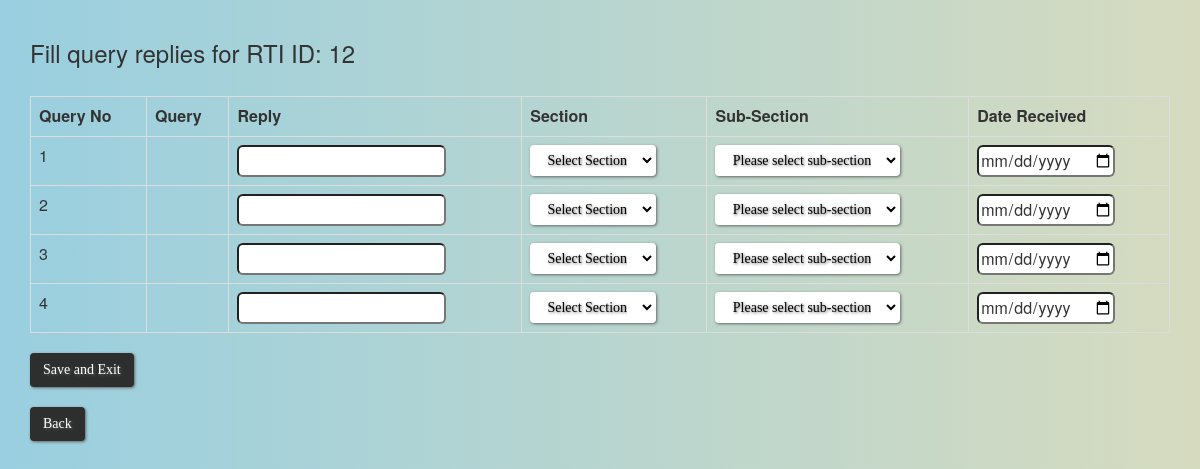
The page /reply_queries.php?id=12 on the database its author committed.
### tables this page shows
CREATE TABLE `t2` (
  `id` int(11) NOT NULL,
  `q_no` int(11) NOT NULL,
  `ques` varchar(200) NOT NULL,
  `map` varchar(50) NOT NULL,
  `date_sent` date NOT NULL
);

### reply_queries.php (the view, shortened to what this page needs)
<html>
	<head>
		<link rel="stylesheet" href="css/background.css">
		<link rel="stylesheet" href="bootstrap/css/bootstrap.min.css">
	</head>
	<body>
	<div class="container">
	<?php
		include 'config_database.php';
		$id=$_GET['id'];
		$k = "SELECT * FROM t2 WHERE id=".$id.";";
		$query=mysqli_query($con,$k);
		$data2=mysqli_num_rows($query);
		$a=$data2;
		echo "<br><h3>Fill query replies for RTI ID: ".$id."</h3><br>";
		echo "<table class='table table-bordered'>
				<tbody>
					<tr>
						<th>Query No</th>
						<th>Query</th>
						<th>Reply</th>
						<th>Section</th>
						<th>Sub-Section</th>
						<th>Date Received</th>
					</tr>";
		echo "<form action=save_replies.php method=post>";
		while( $a!=0)
		{
			$data3=mysqli_fetch_array($query);
			$ans="ans".$a;
			$sec="sec".$a;
			$date_rec="date_rec".$a;
	?>
		<tr>
			<td> <?php echo $data3['q_no']?> </td>
			<td> <?php echo $data3['ques']?></td>
			<td><input  style="height:32px" type=text name=<?php echo $ans; ?>></td>
			<td>
				<select class="btn" style="background:white; color:black" onchange="javascript: dynamicdropdown(this.options[this.selectedIndex].value, this.name);" name=<?php echo $sec; ?>>
					<option value="">Select Section</option>
				</select>
			</td>
			<td>
			<div>
				<script type="text/javascript" language="JavaScript">
					document.write('<select class="btn" style="background:white; color:black" name="subsec" id="subsec" ><option value="">Please select sub-section</option></select>')
					document.getElementById("subsec").name=blah;
					document.getElementById("subsec").id=blah;
				</script>
			</div>
			</td>
			<td><input  style="height:32px" type=date name=<?php echo $date_rec;?> placeholder=YYYY-MM-DD></td>
		</tr>
	<?php
			$a--;
		}
		echo "</table>" ;
		echo "<input type=submit name=save class=btn value='Save and Exit' >";
		echo "<br><br><a href='ongoing_rti_option.php?id=".$id."' class=btn>Back</a>";
	?>
	</div>
	</body>
</html>

### css/background.css (style rules this page uses)
body { background: #99cfe0; background: -moz-linear-gradient(left, #f9cfe0 0%, #d6dbbf 100%); background: -webkit-linear-gradient(left, #99cfe0 0%,#d6dbbf 100%); background: linear-gradient(to right, #99cfe0 0%,#d6dbbf 100%); }
.btn { background: #2d2e2e; background-image: -webkit-linear-gradient(top, #2d2e2e, #6b696b); background-image: -moz-linear-gradient(top, #2d2e2e, #6b696b); background-image: -ms-linear-gradient(top, #2d2e2e, #6b696b); background-image: -o-linear-gradient(top, #2d2e2e, #6b696b); background-image: linear-gradient(to bottom, #2d2e2e, #6b696b); -webkit-border-radius: 8; -moz-border-radius: 8; border-radius: 8px; text-shadow: 1px 1px 3px #616161; -webkit-box-shadow: 1px 1px 3px #666666; -moz-box-shadow: 1px 1px 3px #666666; box-shadow: 1px 1px 3px #666666; font-family: Georgia; color: #ffffff; font-size: 20px; padding: 10px 20px 10px 20px; text-decoration: none; cursor: pointer; }
input { border-radius: 6px; }

### rows shown on the page
t2: q_no "1"
t2: q_no "2"
t2: q_no "3"
t2: q_no "4"

### other values the page prints
$id "12"
